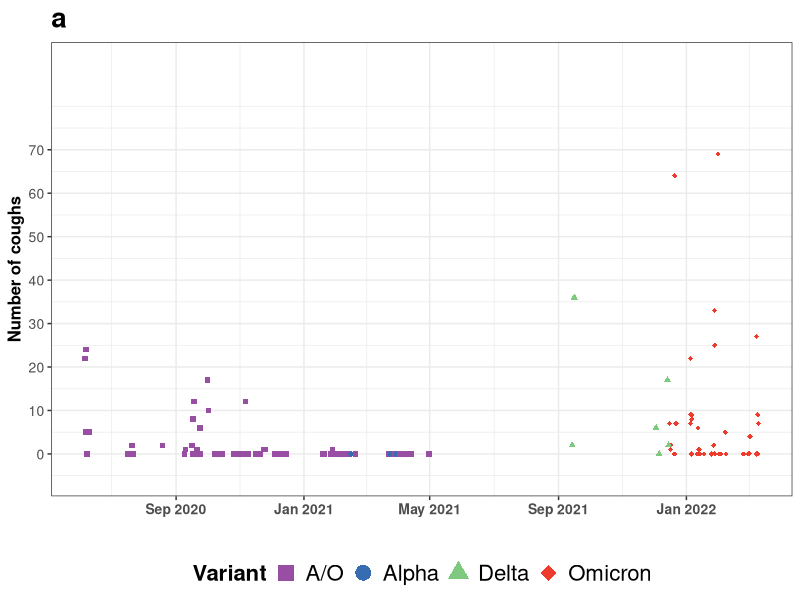
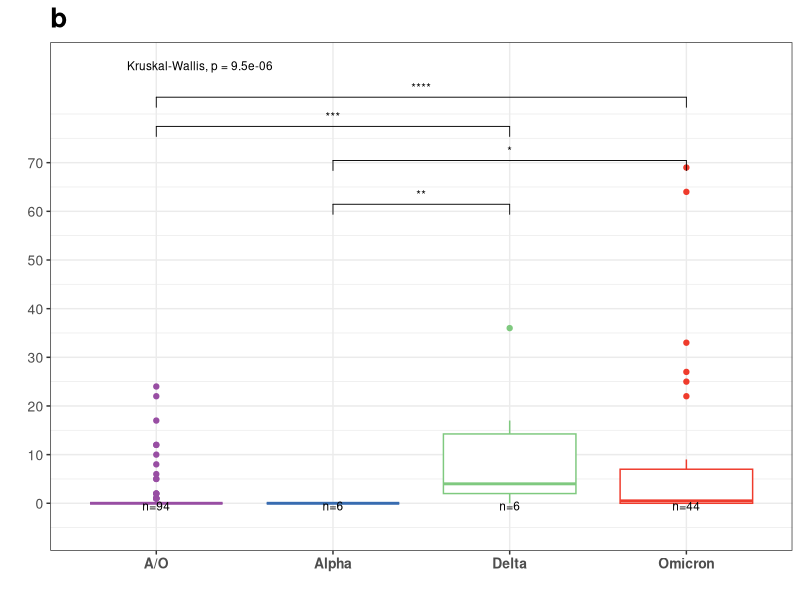
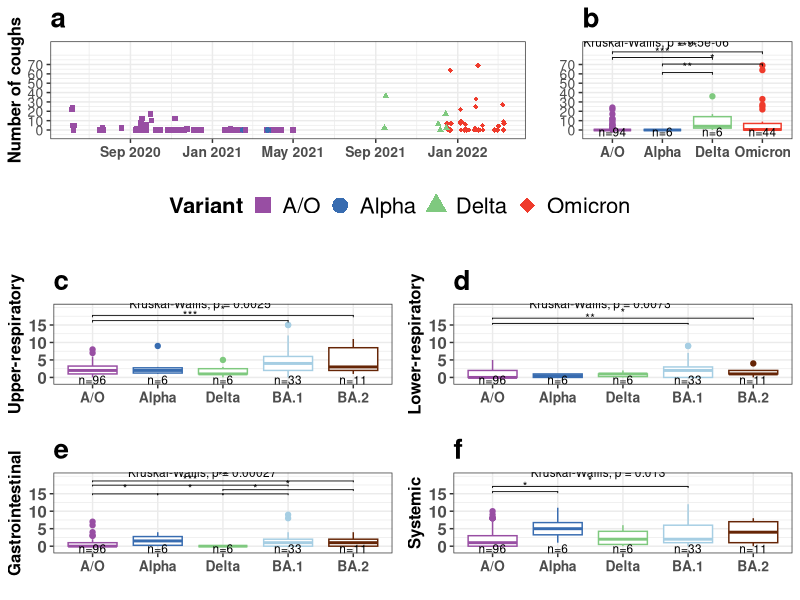
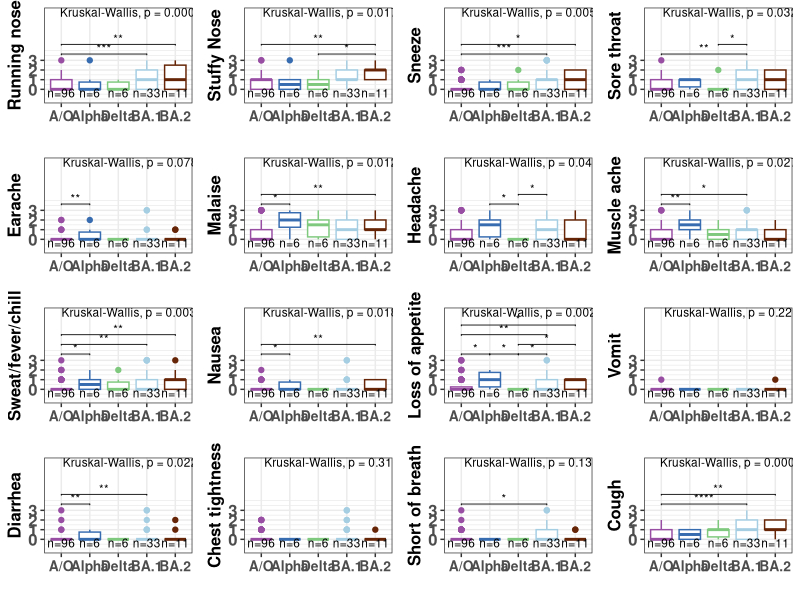

Write R code to recreate these figures, in order.
## ---- chunk 1
knitr::opts_chunk$set(echo = TRUE)
library(tidyverse)
library(ggpubr)
library(grid)
library(gridExtra)
set.seed(42)
## ---- chunk 2
# Theme for display parameters

scale_color_variant <- scale_color_manual(values = c("A/O"= "#984ea3",
                                                     "Alpha"="#386cb0",
                                                     "Delta"="#7fc97f",
                                                     "Omicron" = "#ef3b2c"))
scale_shape_variant <- scale_shape_manual(values = c("A/O" = 15,
                                                     "Alpha"=16,
                                                     "Delta"=17,
                                                     "Omicron" = 18))

scale_color_variant3 <- scale_color_manual(values = c("A/O" = "#984ea3",
                                                     "Alpha"="#386cb0",
                                                     "Delta"="#7fc97f",
                                                     "BA.1" = "#a6cee3",
                                                     "BA.2" = "#662506"))
scale_shape_variant3 <- scale_shape_manual(values = c("A/O" = 15,
                                                     "Alpha"=16,
                                                     "Delta"=17,
                                                     "BA.1" = 18,
                                                     "BA.2" = 19))

## ---- chunk 3
spr_before_raw <- read.csv(file = "../working_files/manuscript_1_all_61_nonpaired_pcr_sx_spr.csv")

spr_raw <- read.csv(file = "../working_files/nonpaired_pcr_sx_spr.csv")

spr <- spr_raw %>% mutate(variant2 = if_else(seq_variant %in% c("Omicron BA.1.1","Omicron BA.1", "Omicron BA.2"), "Omicron", seq_variant))
spr <- spr %>% mutate(variant3 = ifelse(seq_variant %in% c("Omicron BA.1.1","Omicron BA.1"), "BA.1", ifelse(seq_variant=="Omicron BA.2", "BA.2", seq_variant)))

spr_before <- spr_before_raw %>%
  mutate(subject_id = as.factor(study_id),
         days_past_onset = as.factor(days_past_onset),
         variant2 = if_else(S.gene.dropout == "TRUE", "Alpha", "A/O")) %>% 
  mutate(seq_variant = variant2,
         variant3 = variant2) 
length(unique(spr_before$subject_id))


before_sub <- spr_before %>% 
  select(subject_id, sample_date, days_past_onset, variant2, variant3, seq_variant, nose_run,nose_stuf,sneeze,throat_sr,earache,malaise,headache,mj_ache,sw_fever_chill,nausea,loa,vomit,diarrhea,chest_tight,sob,cough,ur,lr,gi,sys) %>%
  unique()

spr <- spr %>%
  mutate(subject_id = as.factor(subject_id),
         days_past_onset = as.factor(days_past_onset))

now_sub <- spr %>% 
  select(subject_id, sample_date, days_past_onset, variant2, variant3, seq_variant, nose_run,nose_stuf,sneeze,throat_sr,earache,malaise,headache,mj_ache,sw_fever_chill,nausea,loa,vomit,diarrhea,chest_tight,sob,cough,ur,lr,gi,sys) %>% 
  unique()

symptom_total <- bind_rows(now_sub,before_sub)

symptom_total <- symptom_total %>% 
  mutate(variant2 = factor(variant2, 
                          levels = c("A/O", "Alpha", "Delta", "Omicron"),
                          labels = c("A/O", "Alpha", "Delta", "Omicron"))) %>% 
  mutate(variant3 = factor(variant3, 
                          levels = c("A/O", "Alpha", "Delta", "BA.1","BA.2"),
                          labels = c("A/O", "Alpha", "Delta",  "BA.1","BA.2")))

symptom_total <- symptom_total %>% mutate(omicron = if_else(variant2 == "Omicron", "Yes", "No"))
## ---- chunk 4
stat_box_data <- function(y, upper_limit = 9.085) {
  data.frame(
    y = -0.02 * upper_limit,
    label = paste0('n=', length(y), '\n')
  )
}

symptom_total <- symptom_total %>% mutate(sample_date2 = as.Date(sample_date, origin="1970-01-01"))
variables <- colnames(symptom_total[,7:26])
variables_names <- c("Running nose", "Stuffy Nose", "Sneeze", "Sore throat", "Earache", "Malaise", "Headache", "Muscle ache", "Sweat/fever/chill","Nausea", "Loss of appetite", "Vomit", "Diarrhea", "Chest tightness", "Short of breath", "Cough", "Upper-respiratory", "Lower-respiratory", "Gastrointestinal", "Systemic")


compare <- list(c("A/O","Alpha"),c("Alpha","Delta"), c("Delta","BA.1"),c("BA.1","BA.2"),
               c("A/O","Delta"),c("Delta","BA.2"), 
               c("Alpha","BA.1"),
               c("A/O","BA.1"),
               c("Alpha","BA.2"),
               c("A/O","BA.2"))

label_compare = c(3,3,3,3,
                  3.5,3.5,
                  4,
                  4.5,
                  5,
                  5.5)

#The comparisons need to be defined individually and change everytime we run the code for new dataset
#This will be defined based on the results from line 198-219
compare_1 <- list(c("A/O","BA.1"), c("A/O","BA.2"))
label_compare_1 = c(3.5,4.5)

compare_2 <- list(c("Delta","BA.2"), c("A/O","BA.2"))
label_compare_2 = c(3.5,4.5)

compare_3 <- list(c("A/O","BA.1"), c("A/O","BA.2"))
label_compare_3 = c(3.5,4.5)

compare_4 <- list(c("A/O","BA.1"), c("Delta","BA.1"))
label_compare_4 = c(3.5,4.5)

compare_5 <- list(c("A/O","Alpha"))
label_compare_5 = c(3.5)

compare_6 <- list(c("A/O","Alpha"), c("A/O","BA.2"))
label_compare_6 = c(3.5,4.5)

compare_7 <- list(c("Delta","Alpha"), c("Delta","BA.1"))
label_compare_7 = c(3.5,4.5)

compare_8 <- list(c("A/O","Alpha"), c("A/O","BA.1"))
label_compare_8 = c(3.5,4.5)

compare_9 <- list(c("A/O","Alpha"), c("A/O","BA.1"),c("A/O","BA.2"))
label_compare_9 = c(3.5,4.5,5.5)

compare_10 <- list(c("A/O","Alpha"), c("A/O","BA.2"))
label_compare_10 = c(3.5,4.5)

compare_11 <- list(c("A/O","Alpha"),c("Alpha","Delta"), c("Delta","BA.1"),
                   c("Delta","BA.2"),c("A/O","BA.1"),
                   c("A/O","BA.2"))
label_compare_11 = c(3.5,3.5,3.5,
                     4.5,
                     5.5,
                     6.5)
compare_12 <- list()
label_compare_12 = c()

compare_13 <- list(c("A/O","Alpha"), c("A/O","BA.1"))
label_compare_13 = c(3.5,4.5)

compare_14 <- list()
label_compare_14 = c()

compare_15 <- list(c("A/O","BA.1"))
label_compare_15 = c(3.5)

compare_16 <- list(c("A/O","BA.1"), c("A/O","BA.2"))
label_compare_16 = c(3.5,4.5)

symptom_by_variant_by_day3 <- function(virus, symptom, symptom_name, comparison, label_comparison){
  plot <- symptom_total %>% 
  ggplot(aes(x = eval(parse(text=virus)), y = eval(parse(text=symptom))))+
  geom_boxplot(aes(color=eval(parse(text=virus))),show.legend = FALSE)+
  stat_summary(
    fun.data = stat_box_data, 
    geom = "text", 
    hjust = 0.5,
    vjust = 0.9,
    size=3,
    position = position_dodge(0.9)
  ) + 
  stat_compare_means(comparisons = comparison,size=3, label ="p.signif", label.y = label_comparison)+
  stat_compare_means(label.y=7.5, label.x = "Alpha", size=3)+
  coord_cartesian(ylim = c(-1, 8), expand = TRUE)+
  scale_y_continuous(breaks=c( 0,1,2,3))+
  theme_bw()+
  scale_shape_variant3+
  scale_color_variant3+
    labs(x= " ", 
       y=symptom_name,
       color = "Variant",
       shape = "Variant")+
  theme(axis.text.x=element_text(size = 10, face='bold', angle = 0),
        axis.text.y=element_text(size = 12, face='bold'),
        axis.title.y=element_text(size=12, face='bold'),
        legend.text = element_text(size = 16),
        legend.title = element_text(size = 16, face='bold'))
  return(plot)
}
## ---- chunk 5
individual_symptom<- ggarrange(
  symptom_by_variant_by_day3("variant3", variables[1], variables_names[1], compare_1, label_compare_1), 
  symptom_by_variant_by_day3("variant3", variables[2], variables_names[2], compare_2, label_compare_2),
  symptom_by_variant_by_day3("variant3", variables[3], variables_names[3], compare_3, label_compare_3), 
  symptom_by_variant_by_day3("variant3", variables[4], variables_names[4], compare_4, label_compare_4), 
  symptom_by_variant_by_day3("variant3", variables[5], variables_names[5], compare_5, label_compare_5), 
  symptom_by_variant_by_day3("variant3", variables[6], variables_names[6], compare_6, label_compare_6), 
  symptom_by_variant_by_day3("variant3", variables[7], variables_names[7], compare_7, label_compare_7), 
  symptom_by_variant_by_day3("variant3", variables[8], variables_names[8], compare_8, label_compare_8), 
  symptom_by_variant_by_day3("variant3", variables[9], variables_names[9], compare_9, label_compare_9), 
  symptom_by_variant_by_day3("variant3", variables[10], variables_names[10], compare_10, label_compare_10), 
  symptom_by_variant_by_day3("variant3", variables[11], variables_names[11], compare_11, label_compare_11), 
  symptom_by_variant_by_day3("variant3", variables[12], variables_names[12], compare_12, label_compare_12), 
  symptom_by_variant_by_day3("variant3", variables[13], variables_names[13], compare_13, label_compare_13), 
  symptom_by_variant_by_day3("variant3", variables[14], variables_names[14], compare_14, label_compare_14), 
  symptom_by_variant_by_day3("variant3", variables[15], variables_names[15], compare_15, label_compare_15), 
  symptom_by_variant_by_day3("variant3", variables[16], variables_names[16], compare_16, label_compare_16), 
                      ncol=4, nrow=4)

ggsave(individual_symptom,filename="../output/si_fig9a_box_sx_all.png",device="png",width=11,height=7.77,units="in")

## ---- chunk 6
compare_17 <- list(c("A/O","BA.1"), c("A/O","BA.2"))
label_compare_17 = c(15.5, 17)

compare_18 <- list(c("A/O","BA.1"), c("A/O","BA.2"))
label_compare_18 = c(15, 16.5)

compare_19 <- list(c("A/O","Alpha"),c("Alpha","Delta"), c("Delta","BA.1"),
                   c("Delta","BA.2"),c("A/O","BA.1"),
                   c("A/O","BA.2"))
label_compare_19 = c(14.5,14.5,14.5,
                     15.7,
                     17,
                     18.2)

compare_20 <- list(c("A/O","Alpha"),c("A/O","BA.1"), c("Delta","BA.1"))
label_compare_20 = c(15,16.5)

symptom_by_variant_by_day4 <- function(virus, symptom, symptom_name, comparison, label_comparison, note_text){
  plot <- symptom_total %>% 
  ggplot(aes(x = eval(parse(text=virus)), y = eval(parse(text=symptom))))+
  geom_boxplot(aes(color=eval(parse(text=virus))),show.legend = TRUE)+
  scale_y_continuous(breaks=c( 0,5,10,15))+
  coord_cartesian(ylim = c(-1, 20), expand = TRUE)+
  stat_summary(
    fun.data = stat_box_data, 
    geom = "text", 
    hjust = 0.5,
    vjust = 0.9,
    size=3,
    position = position_dodge(0.9)
  ) +
  stat_compare_means(label.y=19.8, label.x = "Alpha", size=3)+
  stat_compare_means(comparisons = comparison,size=3, label ="p.signif", label.y = label_comparison)+
  ggtitle(note_text)+
  theme_bw()+
  scale_shape_variant3+
  scale_color_variant3+
    labs(x= " ", 
       y=symptom_name,
       color = "Variant",
       shape = "Variant")+
  theme(axis.text.x=element_text(size = 10, face='bold', angle = 0),
        axis.text.y=element_text(size = 12, face='bold'),
        axis.title.y=element_text(size=12, face='bold'),
        legend.text = element_text(size = 16),
        legend.title = element_text(size = 16, face='bold'),
        plot.title = element_text(size = 20, face = "bold"))+
   guides(shape = guide_legend(override.aes = list(size = 5)))+
  theme(legend.position="bottom")
  return(plot)
}

## ---- chunk 7
spr <- spr_raw %>% mutate(variant2 = if_else(seq_variant %in% c("Omicron BA.1.1","Omicron BA.1", "Omicron BA.2"), "Omicron", seq_variant))
spr <- spr %>% mutate(variant3 = ifelse(seq_variant %in% c("Omicron BA.1.1","Omicron BA.1"), "BA.1", ifelse(seq_variant=="Omicron BA.2", "BA.2", seq_variant)))

spr_before <- spr_before_raw %>%
  filter(sample_type %in% c("G-II Fine Aerosol")) %>% 
  mutate(subject_id = as.factor(study_id),
         days_past_onset = as.factor(days_past_onset),
         variant2 = if_else(S.gene.dropout == "TRUE", "Alpha", "A/O")) %>% 
  mutate(seq_variant = variant2,
         variant3 = variant2)
length(unique(spr_before$subject_id))

before_sub <- spr_before %>% 
  select(subject_id, sample_date, sample_type, days_past_onset, variant2, variant3, seq_variant, cough_count)

spr <- spr %>%
  filter(sample_type %in% c("G-II Fine Aerosol")) %>% 
  mutate(subject_id = as.factor(subject_id),
         days_past_onset = as.factor(days_past_onset))

now_sub <- spr %>% 
  select(subject_id, sample_date, sample_type, days_past_onset, variant2, variant3, seq_variant, cough_count) 

breath_total <- bind_rows(now_sub,before_sub)

breath_total <- breath_total %>% 
  mutate(variant2 = factor(variant2, 
                          levels = c("A/O", "Alpha", "Delta", "Omicron"),
                          labels = c("A/O", "Alpha", "Delta", "Omicron"))) %>% 
  mutate(variant3 = factor(variant3, 
                          levels = c("A/O", "Alpha", "Delta", "BA.1","BA.2"),
                          labels = c("A/O", "Alpha", "Delta",  "BA.1","BA.2")))

breath_total <- breath_total %>% mutate(omicron = if_else(variant2 == "Omicron", "Yes", "No"))
## ---- chunk 8
breath_total <- breath_total %>% mutate(sample_date2 = as.Date(sample_date, origin="1970-01-01"))

cough_by_variant_by_day1 <- breath_total %>% 
  ggplot(aes(x = sample_date2, y = cough_count))+
  geom_point(aes(color=variant2, shape = variant2))+
  scale_y_continuous(breaks=c( 0,10,20,30,40,50,60,70))+
  coord_cartesian(ylim = c(-5, 90), expand = TRUE)+
  theme_bw()+
  scale_shape_variant+
  scale_color_variant+
  scale_x_date(date_labels = "%b %Y", breaks = "4 month")+
  labs(x= " ", 
       y="Number of coughs",
       color = "Variant",
       shape = "Variant")+
  ggtitle("a")+
  theme(axis.text.x=element_text(size = 10, face='bold', angle = 0),
        axis.text.y=element_text(size = 10),
        axis.title.y=element_text(size=12, face='bold'),
        legend.text = element_text(size = 16),
        legend.title = element_text(size = 16, face='bold'),
        plot.title=element_text(size=20, face="bold"))+
   guides(shape = guide_legend(override.aes = list(size = 5)))+
  theme(legend.position="bottom")
cough_by_variant_by_day1
## ---- chunk 9
compare_all <- list(c("A/O", "Alpha"), c("Delta", "Omicron"), c("Alpha","Delta"), c("Omicron", "Alpha"), c("Delta", "A/O"), c("Omicron", "A/O"))
label_compare_all <- c(40, 50, 58,67,74,80)

compare<- list(c("Alpha","Delta"), c("Omicron", "Alpha"), c("Delta", "A/O"), c("Omicron", "A/O"))
label_compare = c(58,67,74,80)
## ---- chunk 10
cough_by_variant_by_day2 <- breath_total%>% 
  ggplot(aes(x = variant2, y = cough_count))+
  geom_boxplot(aes(color = variant2),show.legend = FALSE)+
  labs(x= " ", 
       y=" ")+
  stat_summary(
    fun.data = stat_box_data, 
    geom = "text", 
    hjust = 0.5,
    vjust = 0.9,
    size=3,
    position = position_dodge(0.9)
  ) + 
  scale_y_continuous(breaks=c( 0,10,20,30,40,50,60,70))+
  coord_cartesian(ylim = c(-5, 90), expand = TRUE)+
  stat_compare_means(comparisons = compare,size=3, label ="p.signif", label.y = label_compare)+
  stat_compare_means(label.y=89, label.x = "A/O", size=3)+
  theme_bw()+
  scale_shape_variant+
  scale_color_variant+
  ggtitle("b")+
  theme(axis.text.x=element_text(size = 10, face='bold', angle = 00),
        axis.text.y=element_text(size = 10),
        legend.text = element_text(size = 16),
        legend.title = element_text(size = 16, face='bold'),
        plot.title=element_text(size=20, face="bold"))

cough_by_variant_by_day2
## ---- chunk 11

cough<- ggarrange(cough_by_variant_by_day1, cough_by_variant_by_day2,
                  ncol = 2, nrow=1,
                  widths = c(2,1),
                  common.legend = T,
                  legend = "bottom",
                  align = "h")
cough

symptom <- ggarrange(symptom_by_variant_by_day4("variant3", variables[17], variables_names[17], compare_17, label_compare_17,"c"),
                      symptom_by_variant_by_day4("variant3", variables[18], variables_names[18], compare_18, label_compare_18,"d"),
                      symptom_by_variant_by_day4("variant3", variables[19], variables_names[19], compare_19, label_compare_19,"e"),
                      symptom_by_variant_by_day4("variant3", variables[20], variables_names[20], compare_20, label_compare_20,"f"),

                      font.label = list(size = 20, face = "bold"),
                      ncol = 2, nrow=2,
                      common.legend = T,
                      legend = "none",
                      align = "h")
## ---- chunk 12
blank <- grid.rect(gp=gpar(col="white"))
total <- grid.arrange(cough, blank, symptom,
                      ncol=1, nrow=3,
                      heights = c(6,1,9))
total
ggsave(total,filename="../output/si_fig8a_box_comp_sx.png",device="png",dpi=300, width=10,height=11,units="in")
# ggsave(total,filename="../output/tiff/extend_figure_8a_cough_symptom_score_change.tiff",device="tiff",dpi=600, width=10,height=11,units="in",compression="lzw")
# used to be in main manuscript, but got moved to SI
